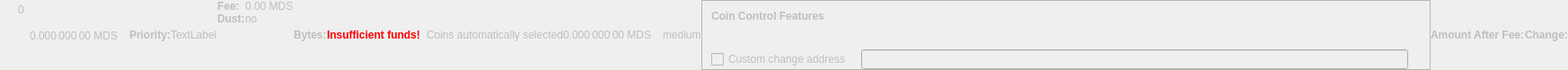
    <widget class="QWidget" name="dummyHideWidget" native="true">
     <property name="enabled">
      <bool>false</bool>
     </property>
     <property name="maximumSize">
      <size>
       <width>100</width>
       <height>22</height>
      </size>
     </property>
     <layout class="QHBoxLayout" name="dummyHideLayout">
      <property name="spacing">
       <number>0</number>
      </property>
      <property name="leftMargin">
       <number>0</number>
      </property>
      <property name="topMargin">
       <number>0</number>
      </property>
      <property name="rightMargin">
       <number>0</number>
      </property>
      <property name="bottomMargin">
       <number>0</number>
      </property>
      <item>
       <layout class="QFormLayout" name="formLayoutCoinControl1">
        <property name="horizontalSpacing">
         <number>10</number>
        </property>
        <property name="verticalSpacing">
         <number>14</number>
        </property>
        <property name="leftMargin">
         <number>10</number>
        </property>
        <property name="topMargin">
         <number>4</number>
        </property>
        <property name="rightMargin">
         <number>6</number>
        </property>
        <item row="0" column="1">
         <widget class="QLabel" name="labelCoinControlBytes">
          <property name="cursor">
           <cursorShape>IBeamCursor</cursorShape>
          </property>
          <property name="contextMenuPolicy">
           <enum>Qt::ActionsContextMenu</enum>
          </property>
          <property name="text">
           <string notr="true">0</string>
          </property>
          <property name="textInteractionFlags">
           <set>Qt::LinksAccessibleByMouse|Qt::TextSelectableByKeyboard|Qt::TextSelectableByMouse</set>
          </property>
         </widget>
        </item>
       </layout>
      </item>
      <item>
       <widget class="QLabel" name="labelCoinControlAfterFee">
        <property name="enabled">
         <bool>false</bool>
        </property>
        <property name="sizePolicy">
         <sizepolicy hsizetype="Fixed" vsizetype="Fixed">
          <horstretch>0</horstretch>
          <verstretch>0</verstretch>
         </sizepolicy>
        </property>
        <property name="minimumSize">
         <size>
          <width>111</width>
          <height>12</height>
         </size>
        </property>
        <property name="maximumSize">
         <size>
          <width>111</width>
          <height>12</height>
         </size>
        </property>
        <property name="cursor">
         <cursorShape>IBeamCursor</cursorShape>
        </property>
        <property name="contextMenuPolicy">
         <enum>Qt::ActionsContextMenu</enum>
        </property>
        <property name="text">
         <string notr="true">0.000 000 00 MDS</string>
        </property>
        <property name="textInteractionFlags">
         <set>Qt::LinksAccessibleByMouse|Qt::TextSelectableByKeyboard|Qt::TextSelectableByMouse</set>
        </property>
       </widget>
      </item>
      <item>
       <widget class="QLabel" name="labelCoinControlPriorityText">
        <property name="enabled">
         <bool>false</bool>
        </property>
        <property name="font">
         <font>
          <weight>75</weight>
          <bold>true</bold>
         </font>
        </property>
        <property name="text">
         <string>Priority:</string>
        </property>
       </widget>
      </item>
      <item>
       <layout class="QHBoxLayout" name="horizontalLayout">
        <item>
         <widget class="QLabel" name="WarningLabel">
          <property name="text">
           <string>TextLabel</string>
          </property>
         </widget>
        </item>
       </layout>
      </item>
      <item>
       <layout class="QFormLayout" name="formLayoutCoinControl3">
        <property name="horizontalSpacing">
         <number>0</number>
        </property>
        <property name="verticalSpacing">
         <number>0</number>
        </property>
        <property name="leftMargin">
         <number>0</number>
        </property>
        <property name="topMargin">
         <number>0</number>
        </property>
        <property name="rightMargin">
         <number>0</number>
        </property>
        <item row="0" column="0">
         <widget class="QLabel" name="labelCoinControlFeeText">
          <property name="enabled">
           <bool>false</bool>
          </property>
          <property name="font">
           <font>
            <weight>75</weight>
            <bold>true</bold>
           </font>
          </property>
          <property name="text">
           <string>Fee:</string>
          </property>
          <property name="margin">
           <number>0</number>
          </property>
         </widget>
        </item>
        <item row="0" column="1">
         <widget class="QLabel" name="labelCoinControlFee">
          <property name="enabled">
           <bool>false</bool>
          </property>
          <property name="cursor">
           <cursorShape>IBeamCursor</cursorShape>
          </property>
          <property name="contextMenuPolicy">
           <enum>Qt::ActionsContextMenu</enum>
          </property>
          <property name="text">
           <string notr="true">0.00 MDS</string>
          </property>
          <property name="textInteractionFlags">
           <set>Qt::LinksAccessibleByMouse|Qt::TextSelectableByKeyboard|Qt::TextSelectableByMouse</set>
          </property>
         </widget>
        </item>
        <item row="1" column="0">
         <widget class="QLabel" name="labelCoinControlLowOutputText">
          <property name="enabled">
           <bool>false</bool>
          </property>
          <property name="font">
           <font>
            <weight>75</weight>
            <bold>true</bold>
           </font>
          </property>
          <property name="text">
           <string>Dust:</string>
          </property>
         </widget>
        </item>
        <item row="1" column="1">
         <widget class="QLabel" name="labelCoinControlLowOutput">
          <property name="enabled">
           <bool>false</bool>
          </property>
          <property name="cursor">
           <cursorShape>IBeamCursor</cursorShape>
          </property>
          <property name="contextMenuPolicy">
           <enum>Qt::ActionsContextMenu</enum>
          </property>
          <property name="text">
           <string>no</string>
          </property>
          <property name="textInteractionFlags">
           <set>Qt::LinksAccessibleByMouse|Qt::TextSelectableByKeyboard|Qt::TextSelectableByMouse</set>
          </property>
         </widget>
        </item>
       </layout>
      </item>
      <item>
       <widget class="QLabel" name="labelCoinControlBytesText">
        <property name="enabled">
         <bool>false</bool>
        </property>
        <property name="font">
         <font>
          <weight>75</weight>
          <bold>true</bold>
         </font>
        </property>
        <property name="text">
         <string>Bytes:</string>
        </property>
       </widget>
      </item>
      <item>
       <layout class="QFormLayout" name="formLayoutCoinControl2">
        <property name="horizontalSpacing">
         <number>0</number>
        </property>
        <property name="verticalSpacing">
         <number>0</number>
        </property>
        <property name="leftMargin">
         <number>0</number>
        </property>
        <property name="topMargin">
         <number>0</number>
        </property>
        <property name="rightMargin">
         <number>0</number>
        </property>
       </layout>
      </item>
      <item>
       <layout class="QHBoxLayout" name="horizontalLayoutCoinControl2">
        <property name="spacing">
         <number>0</number>
        </property>
        <property name="bottomMargin">
         <number>0</number>
        </property>
       </layout>
      </item>
      <item>
       <widget class="QLabel" name="labelCoinControlInsuffFunds">
        <property name="enabled">
         <bool>false</bool>
        </property>
        <property name="minimumSize">
         <size>
          <width>0</width>
          <height>0</height>
         </size>
        </property>
        <property name="font">
         <font>
          <weight>75</weight>
          <bold>true</bold>
         </font>
        </property>
        <property name="styleSheet">
         <string notr="true">color:red;font-weight:bold;</string>
        </property>
        <property name="text">
         <string>Insufficient funds!</string>
        </property>
        <property name="margin">
         <number>5</number>
        </property>
       </widget>
      </item>
      <item>
       <layout class="QFormLayout" name="formLayoutCoinControl4">
        <property name="horizontalSpacing">
         <number>0</number>
        </property>
        <property name="verticalSpacing">
         <number>0</number>
        </property>
        <property name="leftMargin">
         <number>0</number>
        </property>
        <property name="topMargin">
         <number>0</number>
        </property>
        <property name="rightMargin">
         <number>0</number>
        </property>
       </layout>
      </item>
      <item>
       <widget class="QLabel" name="labelCoinControlChangeLabel">
        <property name="enabled">
         <bool>false</bool>
        </property>
        <property name="sizePolicy">
         <sizepolicy hsizetype="Preferred" vsizetype="Expanding">
          <horstretch>0</horstretch>
          <verstretch>0</verstretch>
         </sizepolicy>
        </property>
        <property name="minimumSize">
         <size>
          <width>0</width>
          <height>0</height>
         </size>
        </property>
        <property name="text">
         <string/>
        </property>
        <property name="margin">
         <number>3</number>
        </property>
       </widget>
      </item>
      <item>
       <widget class="QLabel" name="labelCoinControlAutomaticallySelected">
        <property name="enabled">
         <bool>false</bool>
        </property>
        <property name="sizePolicy">
         <sizepolicy hsizetype="Fixed" vsizetype="Fixed">
          <horstretch>0</horstretch>
          <verstretch>0</verstretch>
         </sizepolicy>
        </property>
        <property name="minimumSize">
         <size>
          <width>0</width>
          <height>0</height>
         </size>
        </property>
        <property name="maximumSize">
         <size>
          <width>240</width>
          <height>16777215</height>
         </size>
        </property>
        <property name="text">
         <string>Coins automatically selected</string>
        </property>
        <property name="margin">
         <number>5</number>
        </property>
       </widget>
      </item>
      <item>
       <widget class="QLabel" name="labelCoinControlChange">
        <property name="enabled">
         <bool>false</bool>
        </property>
        <property name="sizePolicy">
         <sizepolicy hsizetype="Fixed" vsizetype="Fixed">
          <horstretch>0</horstretch>
          <verstretch>0</verstretch>
         </sizepolicy>
        </property>
        <property name="minimumSize">
         <size>
          <width>111</width>
          <height>0</height>
         </size>
        </property>
        <property name="maximumSize">
         <size>
          <width>111</width>
          <height>16777215</height>
         </size>
        </property>
        <property name="cursor">
         <cursorShape>IBeamCursor</cursorShape>
        </property>
        <property name="contextMenuPolicy">
         <enum>Qt::ActionsContextMenu</enum>
        </property>
        <property name="text">
         <string notr="true">0.000 000 00 MDS</string>
        </property>
        <property name="textInteractionFlags">
         <set>Qt::LinksAccessibleByMouse|Qt::TextSelectableByKeyboard|Qt::TextSelectableByMouse</set>
        </property>
       </widget>
      </item>
      <item>
       <widget class="QLabel" name="labelCoinControlPriority">
        <property name="enabled">
         <bool>false</bool>
        </property>
        <property name="cursor">
         <cursorShape>IBeamCursor</cursorShape>
        </property>
        <property name="contextMenuPolicy">
         <enum>Qt::ActionsContextMenu</enum>
        </property>
        <property name="text">
         <string>medium</string>
        </property>
        <property name="textInteractionFlags">
         <set>Qt::LinksAccessibleByMouse|Qt::TextSelectableByKeyboard|Qt::TextSelectableByMouse</set>
        </property>
       </widget>
      </item>
      <item>
       <widget class="QFrame" name="frameCoinControl">
        <property name="sizePolicy">
         <sizepolicy hsizetype="Expanding" vsizetype="Expanding">
          <horstretch>0</horstretch>
          <verstretch>0</verstretch>
         </sizepolicy>
        </property>
        <property name="maximumSize">
         <size>
          <width>16777215</width>
          <height>16777215</height>
         </size>
        </property>
        <property name="frameShape">
         <enum>QFrame::StyledPanel</enum>
        </property>
        <property name="frameShadow">
         <enum>QFrame::Sunken</enum>
        </property>
        <layout class="QVBoxLayout" name="verticalLayoutCoinControl2_2">
         <property name="spacing">
          <number>0</number>
         </property>
         <property name="leftMargin">
          <number>0</number>
         </property>
         <property name="topMargin">
          <number>0</number>
         </property>
         <property name="rightMargin">
          <number>0</number>
         </property>
         <property name="bottomMargin">
          <number>0</number>
         </property>
         <item>
          <layout class="QVBoxLayout" name="verticalLayoutCoinControl" stretch="0,0,0,1">
           <property name="spacing">
            <number>0</number>
           </property>
           <property name="leftMargin">
            <number>10</number>
           </property>
           <property name="topMargin">
            <number>10</number>
           </property>
           <item>
            <layout class="QHBoxLayout" name="horizontalLayoutCoinControl1">
             <property name="bottomMargin">
              <number>15</number>
             </property>
             <item>
              <widget class="QLabel" name="labelCoinControlFeatures">
               <property name="enabled">
                <bool>false</bool>
               </property>
               <property name="sizePolicy">
                <sizepolicy hsizetype="Preferred" vsizetype="Maximum">
                 <horstretch>0</horstretch>
                 <verstretch>0</verstretch>
                </sizepolicy>
               </property>
               <property name="font">
                <font>
                 <weight>75</weight>
                 <bold>true</bold>
                </font>
               </property>
               <property name="styleSheet">
                <string notr="true">font-weight:bold;</string>
               </property>
               <property name="text">
                <string>Coin Control Features</string>
               </property>
              </widget>
             </item>
            </layout>
           </item>
           <item>
            <widget class="QWidget" name="widgetCoinControl" native="true">
             <property name="sizePolicy">
              <sizepolicy hsizetype="Preferred" vsizetype="Preferred">
               <horstretch>0</horstretch>
               <verstretch>0</verstretch>
              </sizepolicy>
             </property>
             <property name="minimumSize">
              <size>
               <width>0</width>
               <height>0</height>
              </size>
             </property>
             <property name="styleSheet">
              <string notr="true"/>
             </property>
             <layout class="QHBoxLayout" name="horizontalLayoutCoinControl5_2">
              <property name="leftMargin">
               <number>0</number>
              </property>
              <property name="topMargin">
               <number>0</number>
              </property>
              <property name="rightMargin">
               <number>0</number>
              </property>
              <property name="bottomMargin">
               <number>0</number>
              </property>
              <item>
               <layout class="QHBoxLayout" name="horizontalLayoutCoinControl3">
                <property name="spacing">
                 <number>20</number>
                </property>
                <property name="topMargin">
                 <number>0</number>
                </property>
                <property name="bottomMargin">
                 <number>10</number>
                </property>
               </layout>
              </item>
             </layout>
            </widget>
           </item>
           <item>
            <layout class="QHBoxLayout" name="horizontalLayoutCoinControl4" stretch="0,0,0">
             <property name="spacing">
              <number>12</number>
             </property>
             <property name="sizeConstraint">
              <enum>QLayout::SetDefaultConstraint</enum>
             </property>
             <property name="topMargin">
              <number>5</number>
             </property>
             <property name="rightMargin">
              <number>5</number>
             </property>
             <item>
              <widget class="QCheckBox" name="checkBoxCoinControlChange">
               <property name="enabled">
                <bool>false</bool>
               </property>
               <property name="toolTip">
                <string>If this is activated, but the change address is empty or invalid, change will be sent to a newly generated address.</string>
               </property>
               <property name="text">
                <string>Custom change address</string>
               </property>
              </widget>
             </item>
             <item>
              <widget class="QValidatedLineEdit" name="lineEditCoinControlChange">
               <property name="enabled">
                <bool>false</bool>
               </property>
               <property name="sizePolicy">
                <sizepolicy hsizetype="Expanding" vsizetype="Fixed">
                 <horstretch>0</horstretch>
                 <verstretch>0</verstretch>
                </sizepolicy>
               </property>
              </widget>
             </item>
             <item>
              <widget class="QLabel" name="labelCoinControlChangeLabel_2">
               <property name="sizePolicy">
                <sizepolicy hsizetype="Preferred" vsizetype="Expanding">
                 <horstretch>0</horstretch>
                 <verstretch>0</verstretch>
                </sizepolicy>
               </property>
               <property name="minimumSize">
                <size>
                 <width>0</width>
                 <height>0</height>
                </size>
               </property>
               <property name="text">
                <string/>
               </property>
               <property name="margin">
                <number>3</number>
               </property>
              </widget>
             </item>
            </layout>
           </item>
           <item>
            <spacer name="verticalSpacerCoinControl">
             <property name="orientation">
              <enum>Qt::Vertical</enum>
             </property>
             <property name="sizeHint" stdset="0">
              <size>
               <width>800</width>
               <height>1</height>
              </size>
             </property>
            </spacer>
           </item>
          </layout>
         </item>
        </layout>
       </widget>
      </item>
      <item>
       <widget class="QLabel" name="labelCoinControlAfterFeeText">
        <property name="enabled">
         <bool>false</bool>
        </property>
        <property name="minimumSize">
         <size>
          <width>0</width>
          <height>0</height>
         </size>
        </property>
        <property name="maximumSize">
         <size>
          <width>16777215</width>
          <height>16777215</height>
         </size>
        </property>
        <property name="font">
         <font>
          <weight>75</weight>
          <bold>true</bold>
         </font>
        </property>
        <property name="text">
         <string>Amount After Fee:</string>
        </property>
        <property name="alignment">
         <set>Qt::AlignLeading|Qt::AlignLeft|Qt::AlignVCenter</set>
        </property>
        <property name="margin">
         <number>0</number>
        </property>
       </widget>
      </item>
      <item>
       <widget class="QLabel" name="labelCoinControlChangeText">
        <property name="enabled">
         <bool>false</bool>
        </property>
        <property name="sizePolicy">
         <sizepolicy hsizetype="Preferred" vsizetype="Preferred">
          <horstretch>0</horstretch>
          <verstretch>0</verstretch>
         </sizepolicy>
        </property>
        <property name="minimumSize">
         <size>
          <width>0</width>
          <height>0</height>
         </size>
        </property>
        <property name="maximumSize">
         <size>
          <width>16777215</width>
          <height>16777215</height>
         </size>
        </property>
        <property name="font">
         <font>
          <weight>75</weight>
          <bold>true</bold>
         </font>
        </property>
        <property name="text">
         <string>Change:</string>
        </property>
        <property name="alignment">
         <set>Qt::AlignLeading|Qt::AlignLeft|Qt::AlignVCenter</set>
        </property>
       </widget>
      </item>
     </layout>
    </widget>
